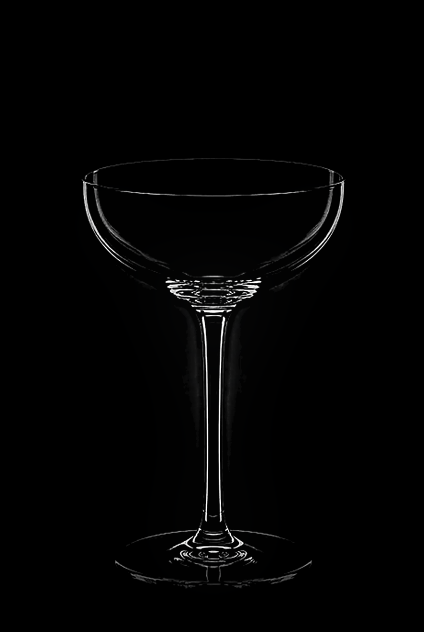
#> input picture brand-source/black/bullet-chalet.png, 848 x 1264 px (shown at 1/2 size); its folder holds only this picture in this run
$ python master_stage.py
#> lines starting #> are read from the running program, lines starting #| are printed output that depends on the picture
#!/usr/bin/env python3
"""Cocktail Embassy — one master stage for every plate.

The catalogue is not a set of cut-outs. Every photograph is a full frame with the
glass standing on the same stage, and that stage is the colour of the app itself,
so a plate can be dropped anywhere on the page and no edge, seam or halo shows.

This pass does three things to a plate, and nothing else — the glass keeps its
silhouette, its engraving, its wall and its base:

    stage   the light is neutralised to silver and the backdrop is crushed to the
            master black (#000000), so the whole catalogue shares one backdrop and
            one glass tone — no blue, no teal, no per-plate cast
    room    the pool of light that used to sit behind the piece is flattened out
            and the residual haze is clipped, so the stage is deep black
    glow    a controlled silver halo is bloomed from the piece's own highlights
            and screened back around it — light that reads as the glass glowing on
            black, never as a grey cloud, and it fades to pure black at the frame
    check   corner values are printed so a stray plate is caught

    python3 tools/master_stage.py --check                 # report, change nothing
    python3 tools/master_stage.py --glob "brand-source/black/*.png"
    python3 tools/master_stage.py --glob "assets/products/*.webp" --sheet /tmp/stage.png
"""
from __future__ import annotations

import argparse
import glob
from pathlib import Path

import numpy as np
from PIL import Image, ImageDraw
from scipy import ndimage as ndi

ROOT = Path(__file__).resolve().parent.parent
BLACK = ROOT / "brand-source" / "black"
MASTER_BG = (0, 0, 0)          # == --bg in css/app.css; the plate and the page are one surface
AMBIENT_CUT = 0.90             # how much of the soft pool behind the piece is removed
AMBIENT_SIGMA = 0.05           # blur used to find it, as a fraction of the frame width
DETAIL_GAIN = 1.55             # rims, engraving and edges come back brighter than they left
HAZE_FLOOR = 3.0               # residual studio haze below this is clipped to black
GLOW_STRENGTH = 1.60           # how hard the halo blooms around the piece
GLOW_RADIUS = 0.10             # halo reach, as a fraction of the frame width
GLOW_FLOOR = 0.06              # only light above this share of the peak blooms
GLOW_TINT = (232, 238, 248)    # cool silver — the stage light, never a colour


def _border_median(a: np.ndarray) -> np.ndarray:
    ring = np.concatenate([a[:4].reshape(-1, 3), a[-4:].reshape(-1, 3), a[:, :4].reshape(-1, 3), a[:, -4:].reshape(-1, 3)])
    return np.median(ring, axis=0)


def neutralise(a: np.ndarray) -> np.ndarray:
    """Kill the colour cast of the backdrop (the old plates read 0,2,1 — a green tint)."""
    base = _border_median(a)
    gain = np.full(3, float(base.max())) / np.maximum(base, 1.0)
    gain = np.clip(gain, 0.9, 1.1)
    return np.clip(a * gain, 0, 255)


def to_silver(a: np.ndarray) -> np.ndarray:
    """Drop the colour of the stage light: the glass is silver, the room is black.

    Colour was never part of the product — it came from the old navy backdrop
    bleeding through the glass. Luminance is kept exactly, so nothing moves and
    nothing is redrawn, only the tint of the light goes.
    """
    lum = 0.2126 * a[..., 0] + 0.7152 * a[..., 1] + 0.0722 * a[..., 2]
    return np.repeat(lum[..., None], 3, axis=2)


def flatten_ambient(a: np.ndarray, strength: float = AMBIENT_CUT, sigma: float = AMBIENT_SIGMA) -> np.ndarray:
    """Take the wide pool of light out from behind the glass — on every frame.

    The studio lit a soft grey cloud behind every piece. It is entirely low
    frequency, so it is measured with a heavy blur and subtracted from the
    luminance; the rims, engraving and edges are high frequency and are lifted
    instead of lost, so the piece still reads as bright crystal, while the room
    behind it is deep black with nothing in it.
    """
    lum = a.max(axis=2)
    veil = ndi.gaussian_filter(lum, sigma=max(8.0, sigma * a.shape[1]))
    detail = lum - veil
    lit = np.clip(detail * DETAIL_GAIN + veil * (1.0 - strength), 0, 255)
    ratio = np.where(lum > 1e-3, lit / np.maximum(lum, 1e-3), 0.0)[..., None]
    return np.clip(a * ratio, 0, 255)


def add_glow(a: np.ndarray, strength: float = GLOW_STRENGTH, radius: float = GLOW_RADIUS) -> np.ndarray:
    """Bloom a silver halo out of the piece itself.

    The halo is made only from light already in the frame — the rims, the stem, the
    engraved dots — so it traces the real silhouette. It is screened on top of the
    black stage: the black stays black, only the air next to the glass picks up a
    little light. It is computed on a small copy and scaled back, because a blur of
    that reach on a 2400 px plate is a minute of work for the same picture.
    """
    lum = a.max(axis=2)
    peak = float(lum.max())
    if peak < 1.0:
        return a

    step = max(2, int(round(a.shape[1] / 400)))
    small = lum[::step, ::step]
    src = np.clip((small - GLOW_FLOOR * peak) / max(1.0, peak * (1.0 - GLOW_FLOOR)), 0, 1) ** 1.6
    sigma = max(2.0, radius * small.shape[1])
    halo_small = ndi.gaussian_filter(src, sigma=sigma) * strength

    # the halo lives around the piece, not over it, and dies before the frame edge
    ys, xs = np.where(small > 0.16 * peak)
    cy, cx = (ys.mean() / small.shape[0], xs.mean() / small.shape[1]) if len(ys) else (0.5, 0.5)
    yy, xx = np.mgrid[0 : small.shape[0], 0 : small.shape[1]]
    halo_small *= np.exp(-(((xx / small.shape[1] - cx) / 0.46) ** 2 + ((yy / small.shape[0] - cy) / 0.46) ** 2))

    halo = np.asarray(
        Image.fromarray(np.clip(halo_small, 0, 0.85).astype(np.float32), mode="F").resize(
            (a.shape[1], a.shape[0]), Image.BILINEAR
        )
    )
    halo = halo[..., None] * np.array(GLOW_TINT, dtype=np.float32) / 255.0
    return 255.0 - (255.0 - a) * (255.0 - halo * 255.0) / 255.0


def to_master(a: np.ndarray) -> np.ndarray:
    """Crush the backdrop to the exact master black, keeping the falloff above it."""
    k = float(_border_median(a).max()) + 1.0
    out = np.clip((a - k) * (255.0 / (255.0 - k)), 0, 255)
    out[a < 1.0] = 0
    return out


def glow_only(a: np.ndarray) -> np.ndarray:
    """Add the halo to a plate whose stage is already the master black."""
    a = np.clip(a - HAZE_FLOOR, 0, 255)
    a[a.max(axis=2) < 1.0] = 0
    return add_glow(a)


def process(path: Path, write: bool, silver: bool = True, glow: bool = True, glow_only_mode: bool = False) -> dict:
    img = Image.open(path).convert("RGB")
    a = np.asarray(img).astype(np.float32)
    before = _border_median(a)
    if glow_only_mode:
        a = glow_only(a) if glow else a
        out = Image.fromarray(np.clip(a, 0, 255).astype(np.uint8))
        if write:
            (out.save(path, "WEBP", quality=90, method=6) if path.suffix.lower() == ".webp"
             else out.save(path, "PNG", optimize=True))
        return {"path": path, "before": before, "after": _border_median(np.asarray(out).astype(np.float32)), "img": out}
    if silver:
        a = to_silver(a)
    a = neutralise(a)
    a = flatten_ambient(a)
    a = np.clip(a - HAZE_FLOOR, 0, 255)
    a[a.max(axis=2) < 1.0] = 0
    a = to_master(a)
    if glow:
        a = add_glow(a)
    out = Image.fromarray(np.clip(a, 0, 255).astype(np.uint8))
    after = _border_median(np.asarray(out).astype(np.float32))
    if write:
        if path.suffix.lower() == ".webp":
            out.save(path, "WEBP", quality=90, method=6)
        else:
            out.save(path, "PNG", optimize=True)
    return {"path": path, "before": before, "after": after, "img": out}


def main() -> None:
    ap = argparse.ArgumentParser()
    ap.add_argument("--glob", default="")
    ap.add_argument("--check", action="store_true", help="only report the backdrop of every plate")
    ap.add_argument("--sheet", default="")
    ap.add_argument("--no-silver", action="store_true", help="keep the original cast")
    ap.add_argument("--out", default="", help="copy the result here instead of rewriting in place")
    ap.add_argument("--no-glow", action="store_true", help="flat stage, no halo")
    ap.add_argument("--glow-only", action="store_true", help="stage is already the master black; just add the halo")
    args = ap.parse_args()

    pattern = args.glob or "brand-source/black/*.png"
    paths = [Path(p) for p in sorted(glob.glob(str(ROOT / pattern)))]
    if not paths:
        raise SystemExit(f"nothing matched {pattern}")

    out_dir = Path(args.out) if args.out else None
    if out_dir:
        out_dir.mkdir(parents=True, exist_ok=True)
    rows = []
    for path in paths:
        row = process(path, write=False, silver=not args.no_silver, glow=not args.no_glow,
                      glow_only_mode=args.glow_only)
#> in process, img is the input picture: PIL image 848x1264 RGB; mean R, G, B 3.2, 3.2, 3.2
#> in process, `before = _border_median(a)`: before = [0, 0, 0]
#> in neutralise, `gain = np.clip(gain, 0.9, 1.1)`: gain = [0.9, 0.9, 0.9]
#> in flatten_ambient, `veil = ndi.gaussian_filter(lum, sigma=max(8.0, sigma * a.shape[1]))`:
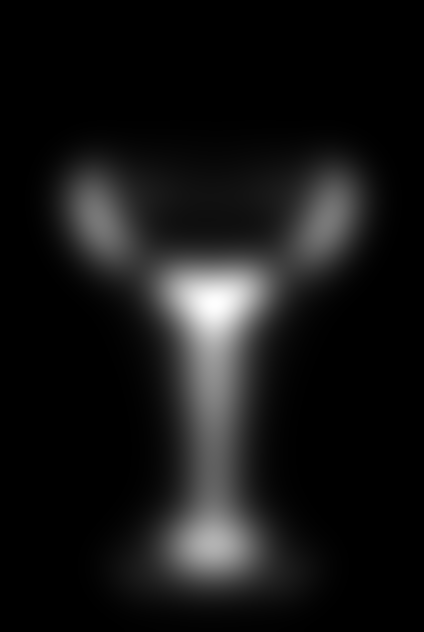
#> veil: shape (1264, 848) float64 (shown at 1/2 size); min 0, max 34.2, mean 2.9; drawn with min black and max white
#> in flatten_ambient, `detail = lum - veil`:
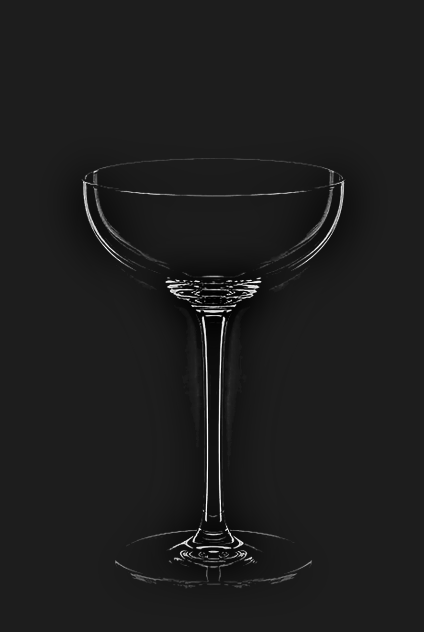
#> detail: shape (1264, 848) float64 (shown at 1/2 size); min -29.35, max 222.5, mean 0; drawn with min black and max white
#> in flatten_ambient, `ratio = np.where(lum > 1e-3, lit / np.maximum(lum, 1e-3), 0.0)[..., No..`:
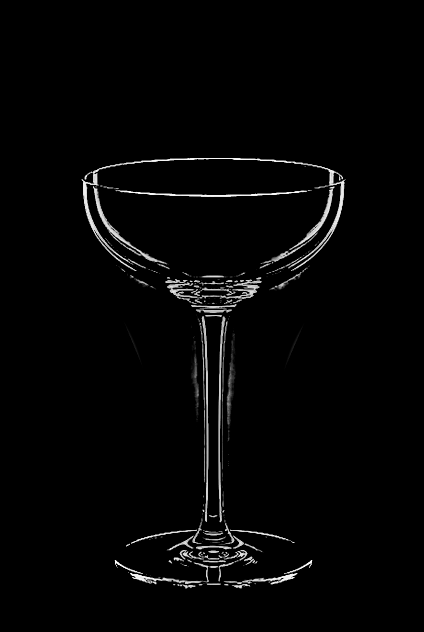
#> ratio: shape (1264, 848, 1) float64 (shown at 1/2 size); min 0, max 1.53, mean 0.0309; drawn with min black and max white
#> in to_master, `k = float(_border_median(a).max()) + 1.0`: k = 1
#> in add_glow, `peak = float(lum.max())`: peak = 252
#> in add_glow, `small = lum[::step, ::step]`:
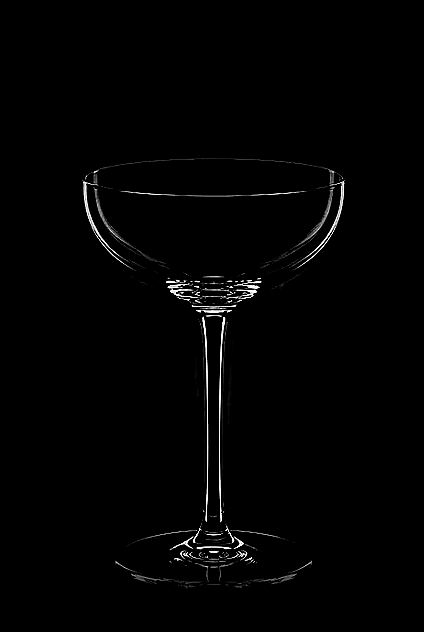
#> small: shape (632, 424) float64; min 0, max 252, mean 2.8
#> in add_glow, `halo_small = ndi.gaussian_filter(src, sigma=sigma) * strength`:
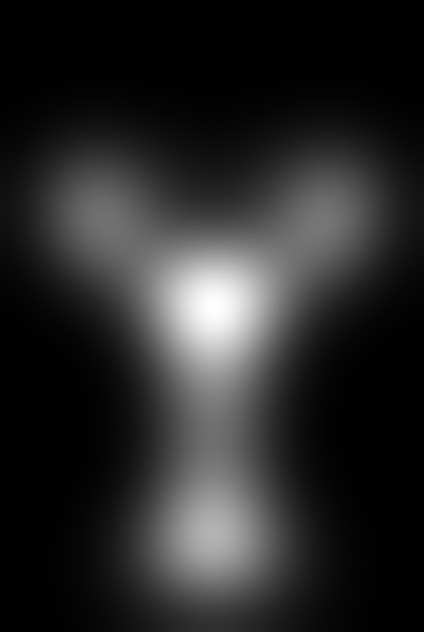
#> halo_small: shape (632, 424) float64; min 1.87e-08, max 0.0849, mean 0.0135; drawn with min black and max white
#> in add_glow, `ys, xs = np.where(small > 0.16 * peak)`: ys = 4764 values from 158 to 587; xs = 4764 values, max 344 at index 263, min 82 at index 253, mean 214.3
#> in add_glow, `cy, cx = (ys.mean() / small.shape[0], xs.mean() / small.shape[1]) if l..`: cy = 0.548; cx = 0.505
#> in add_glow, `halo_small *= np.exp(-(((xx / small.shape[1] - cx) / 0.46) ** 2 + ((yy..`:
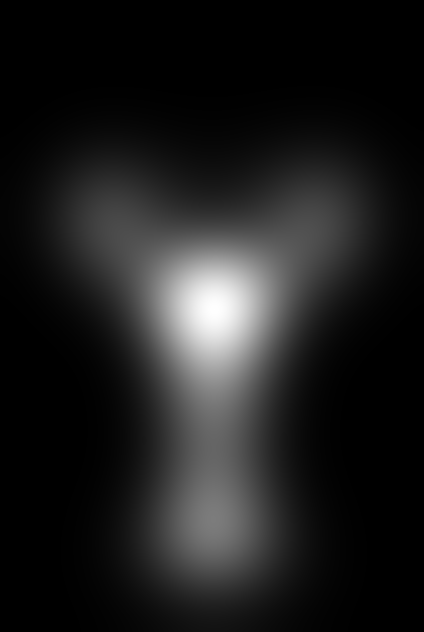
#> halo_small: shape (632, 424) float64; min 1.35e-09, max 0.0834, mean 0.00984; drawn with min black and max white
#> in process, `after = _border_median(np.asarray(out).astype(np.float32))`: after = [0, 0, 0]
#> row = 4 items
        if out_dir:
            row["img"].save(out_dir / (path.stem + ".png"), "PNG", optimize=True)
        elif not args.check:
            row = process(path, write=True, silver=not args.no_silver, glow=not args.no_glow,
                          glow_only_mode=args.glow_only)
        rows.append(row)

    for r in rows:
        mark = "ok " if max(r["after"]) <= 1 else "!! "
        print(
            f"{mark}{r['path'].relative_to(ROOT)}  backdrop "
            f"{tuple(int(v) for v in r['before'])} -> {tuple(int(v) for v in r['after'])}"
        )
#> this loop made 1 pass
#> mark on pass 1: 'ok '
#| ok brand-source/black/bullet-chalet.png  backdrop (0, 0, 0) -> (0, 0, 0)
    print(f"{len(rows)} plates, master stage {MASTER_BG}")
#| 1 plates, master stage (0, 0, 0)

    if args.sheet:
        cols, tw, th = 5, 250, 330
        sheet_rows = (len(rows) + cols - 1) // cols
        sheet = Image.new("RGB", (cols * tw, sheet_rows * th), MASTER_BG)
        draw = ImageDraw.Draw(sheet)
        for i, r in enumerate(rows):
            x, y = (i % cols) * tw, (i // cols) * th
            thumb = r["img"].copy()
            thumb.thumbnail((tw - 10, th - 28), Image.LANCZOS)
            sheet.paste(thumb, (x + (tw - thumb.width) // 2, y + 6))
            draw.text((x + 8, y + th - 20), r["path"].stem[:32], fill=(235, 235, 235))
        target = Path(args.sheet)
        target.parent.mkdir(parents=True, exist_ok=True)
        sheet.save(target)
        print("sheet", target)


if __name__ == "__main__":
    main()

$ run again, on brand-source/black/cylinder.png
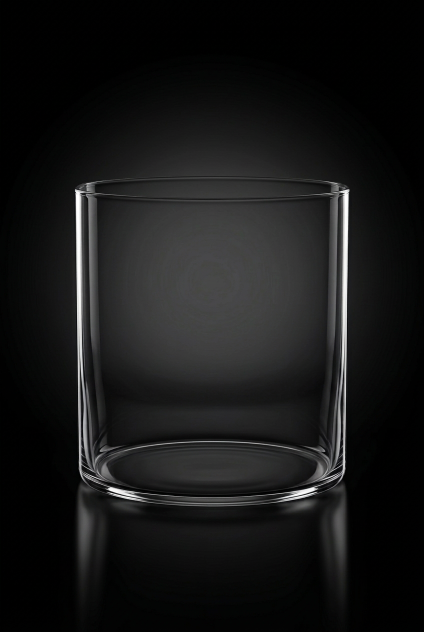
#> input picture brand-source/black/cylinder.png, 848 x 1264 px (shown at 1/2 size)
#> in process, img is the input picture: PIL image 848x1264 RGB; mean R, G, B 22.7, 23, 23
#> before = [1, 1, 1]
#> in flatten_ambient, `ratio = np.where(lum > 1e-3, lit / np.maximum(lum, 1e-3), 0.0)[..., No..`:
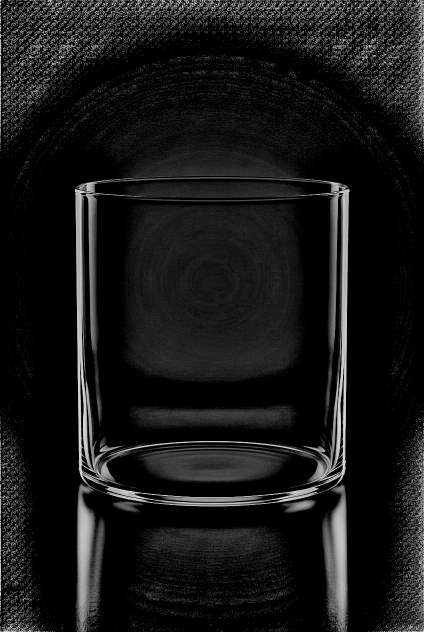
#> ratio: shape (1264, 848, 1) float64 (shown at 1/2 size); min 0, max 1.49, mean 0.135; drawn with min black and max white
#> k = 1
#> peak = 252
#> ys = 9005 values from 179 to 569; xs = 9005 values, max 349 at index 206, min 75 at index 182, mean 210.6
#> cy = 0.614; cx = 0.497
#> in add_glow, `halo_small *= np.exp(-(((xx / small.shape[1] - cx) / 0.46) ** 2 + ((yy..`:
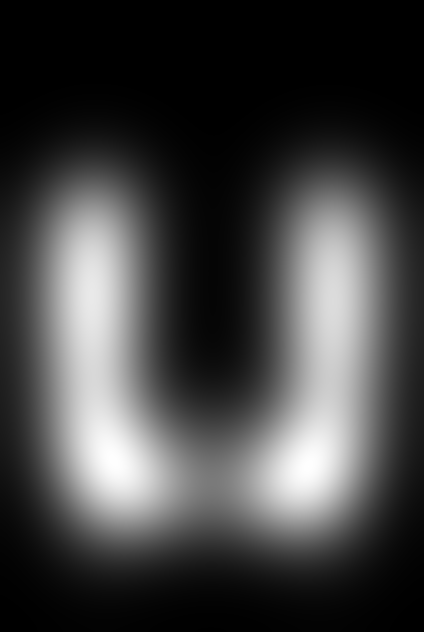
#> halo_small: shape (632, 424) float64; min 0, max 0.0484, mean 0.0125; drawn with min black and max white
#> after = [0, 0, 0]
#> row = 4 items
#> the loop in main, `for r in rows:` made 1 pass
#> mark on pass 1: 'ok '
#> (printed output is left out)
#| 1 plates, master stage (0, 0, 0)

$ run again, on brand-source/black/bullet-highball.png
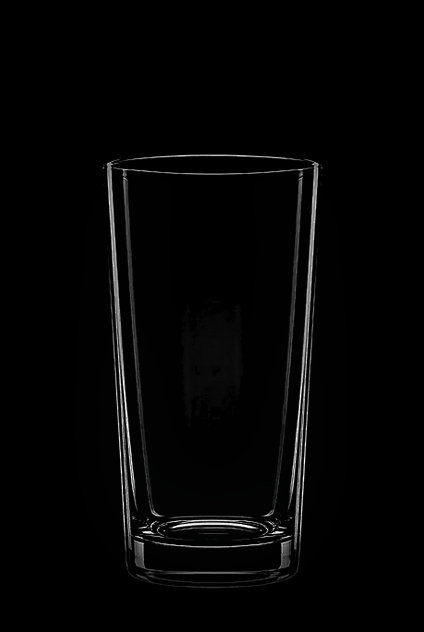
#> input picture brand-source/black/bullet-highball.png, 848 x 1264 px (shown at 1/2 size)
#> in process, img is the input picture: PIL image 848x1264 RGB; mean R, G, B 4.7, 4.7, 4.7
#> before = [0, 0, 0]
#> in neutralise, `gain = np.clip(gain, 0.9, 1.1)`: gain = [0.9, 0.9, 0.9]
#> k = 1
#> peak = 252
#> in add_glow, `halo_small = ndi.gaussian_filter(src, sigma=sigma) * strength`:
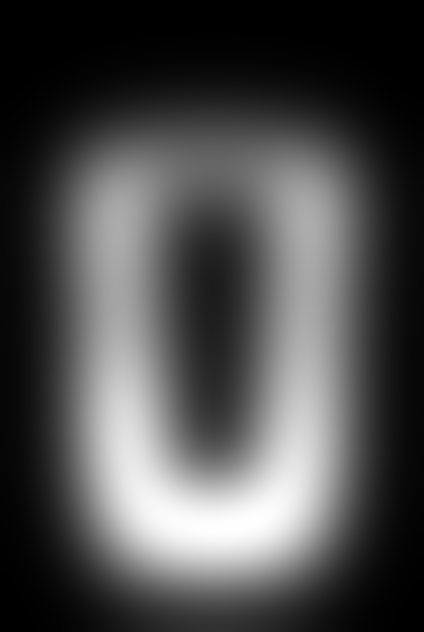
#> halo_small: shape (632, 424) float64; min 2.38e-07, max 0.0643, mean 0.0193; drawn with min black and max white
#> ys = 8461 values from 155 to 587; xs = 8461 values, max 322 at index 381, min 103 at index 372, mean 210.6
#> cy = 0.599; cx = 0.497
#> in add_glow, `halo_small *= np.exp(-(((xx / small.shape[1] - cx) / 0.46) ** 2 + ((yy..`:
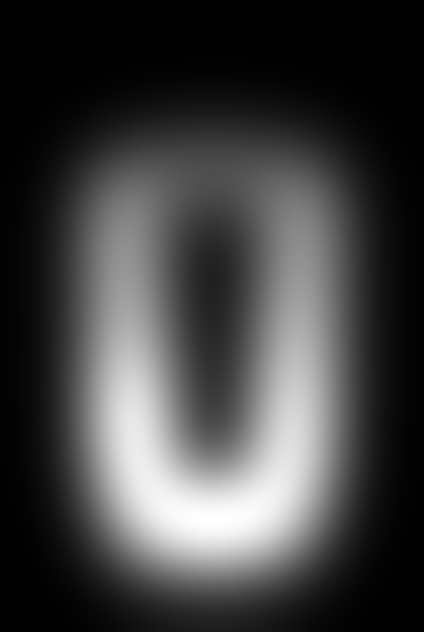
#> halo_small: shape (632, 424) float64; min 1.36e-08, max 0.05, mean 0.0128; drawn with min black and max white
#> after = [0, 0, 0]
#> row = 4 items
#> the loop in main, `for r in rows:` made 1 pass
#> mark on pass 1: 'ok '
#> (printed output is left out)
#| 1 plates, master stage (0, 0, 0)
